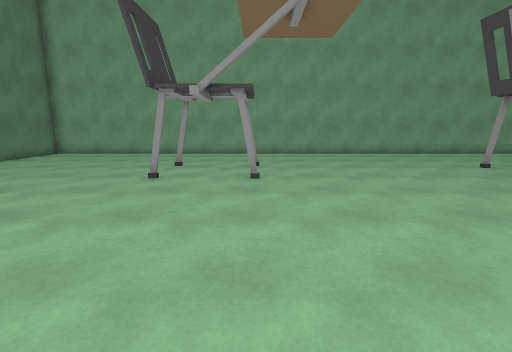
[1] (above)

24 first-person views from a walk through a 3-D level made in the Unity game engine. The camera is 1.5 m above the floor, tilts 10° down and sees 85° across. The floor is counted in squares, 1 m on a side. Each view is taken from the middle of a square. On the plan, view 1 faces up. The plan holds only what a view shows up to about 14 squares ahead; the rest is blank. The player is left out.

[2]
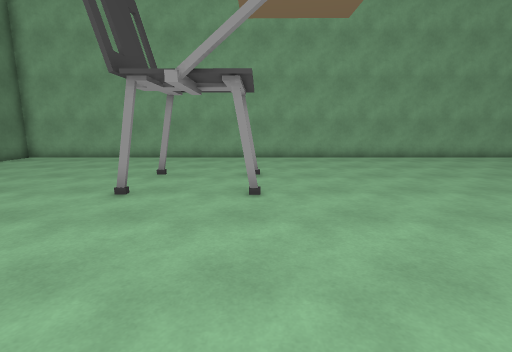

[3]
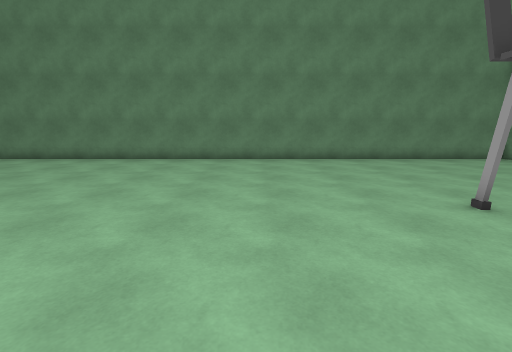

[4]
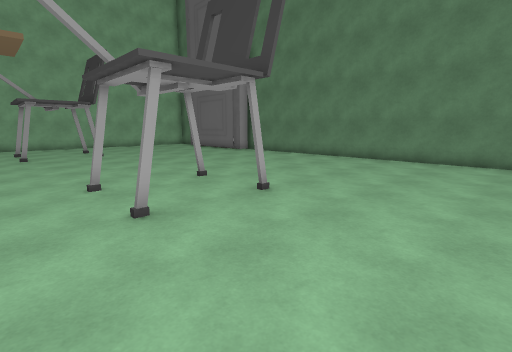

[5]
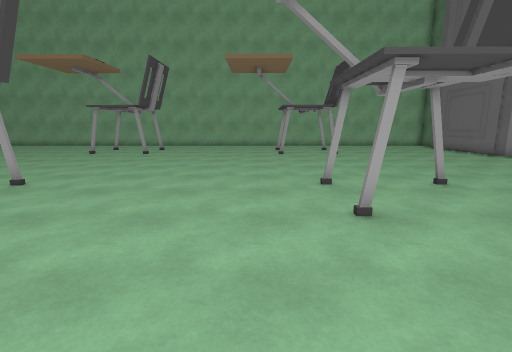

[6]
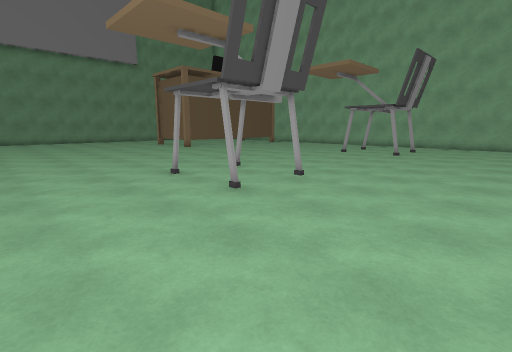

[7]
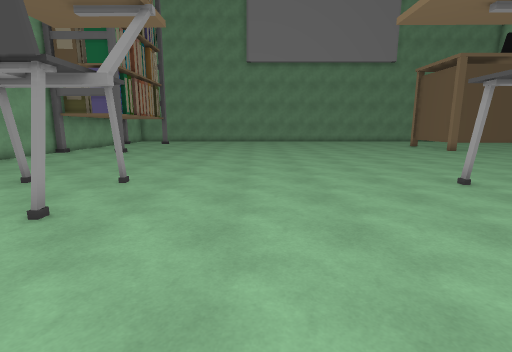

[8]
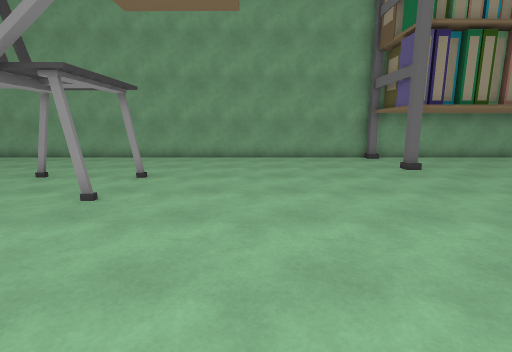

[9]
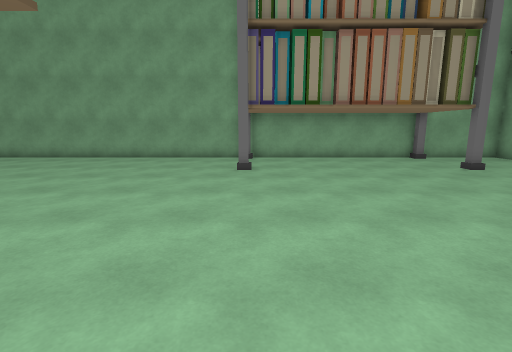

[10]
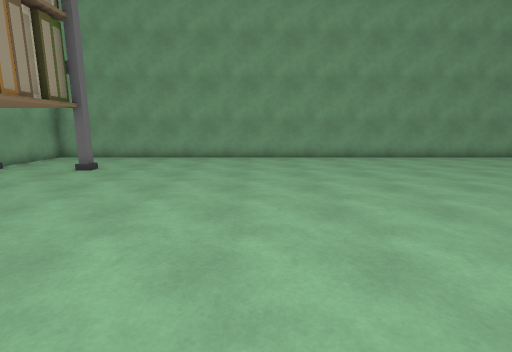

[11]
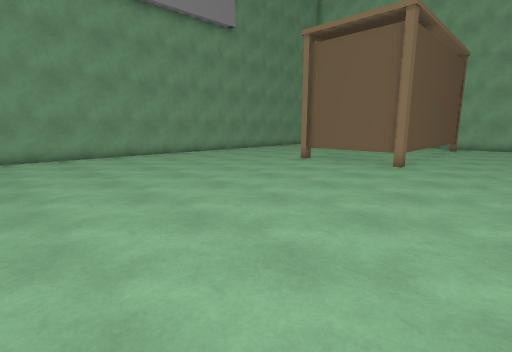

[12]
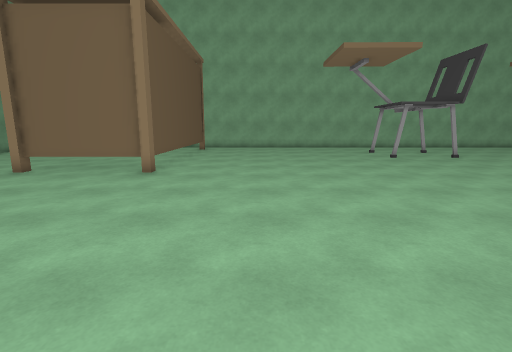

[13]
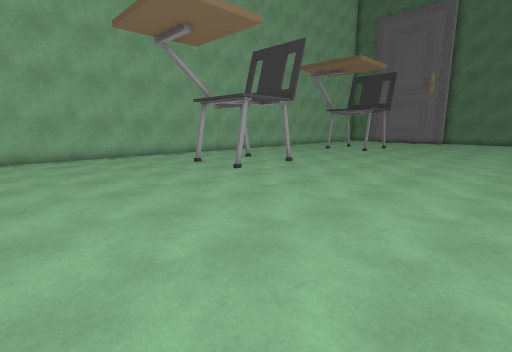

[14]
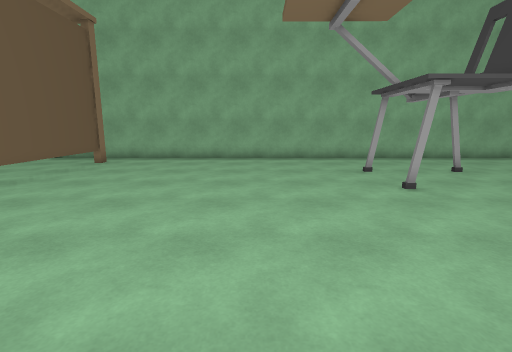

[15]
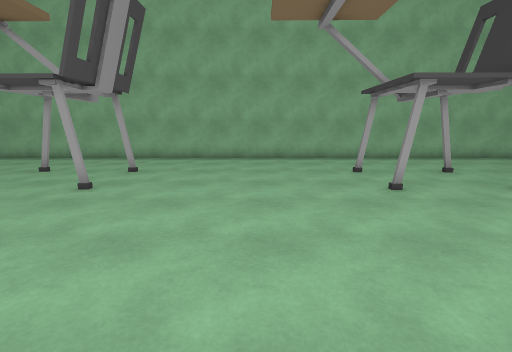

[16]
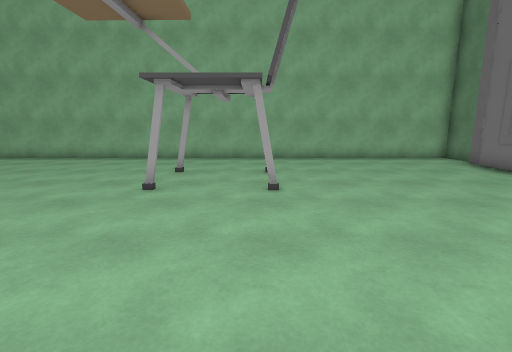

[17]
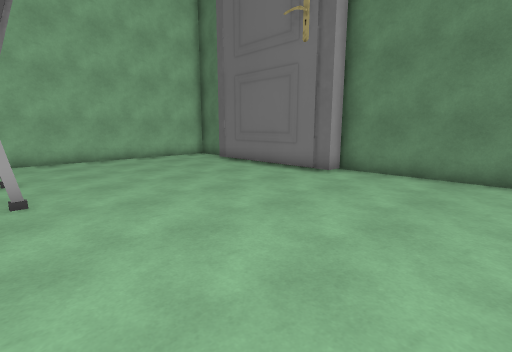

[18]
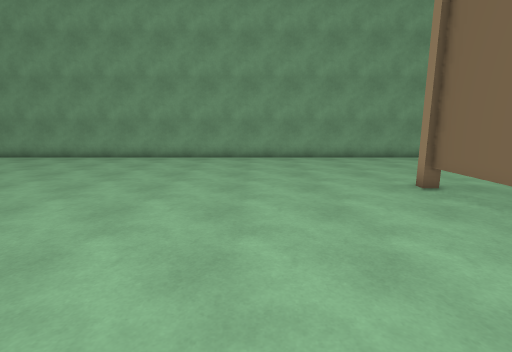

[19]
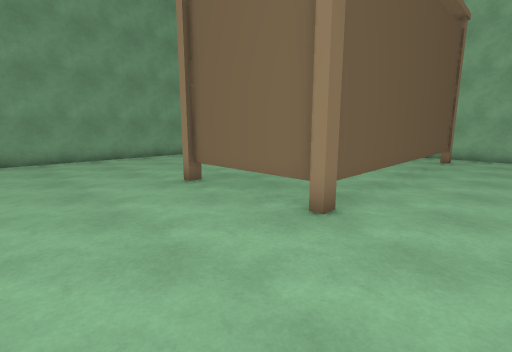

[20]
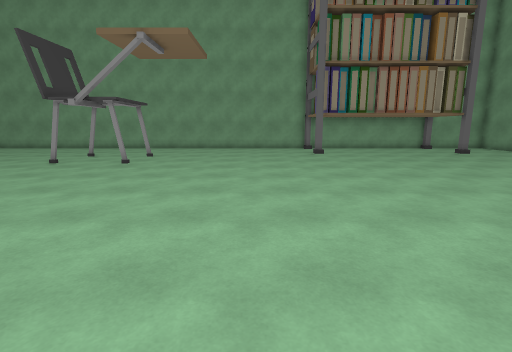

[21]
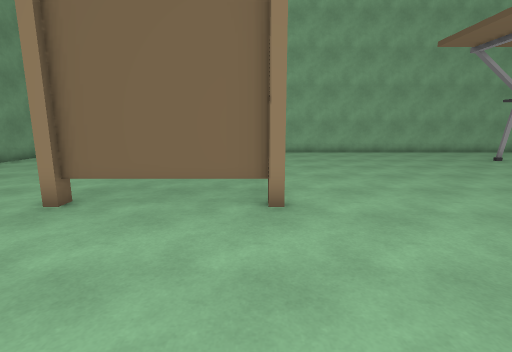

[22]
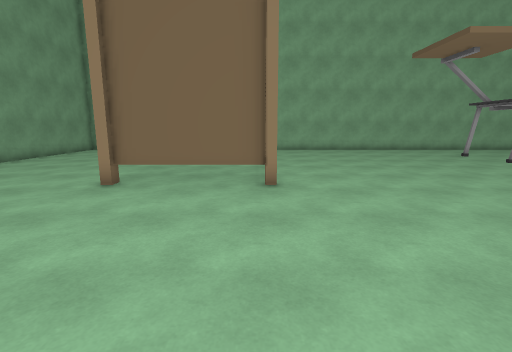

[23]
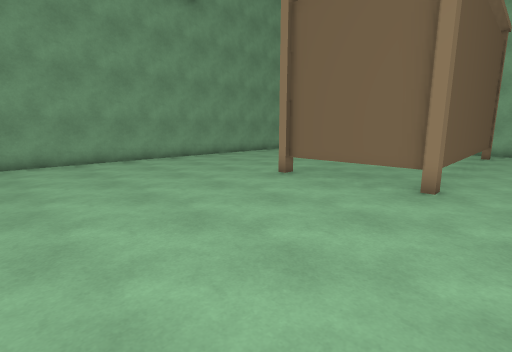

[24]
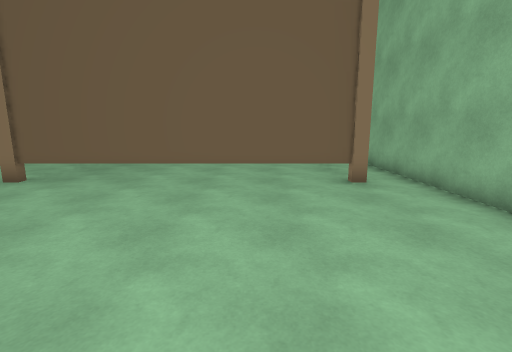

### Floor plan
Key: @ floor where view 1 was taken; # wall or solid block; . floor; ^ raised ledge; T thing the floor can be seen under or through; O other object.
Columns run from 11 left of view 1 to 33 right of it. Each row starts with its distance up from view 1.
 16 #############################################
 15 #...........................................#
 14 #...........................................#
 13 #...........................................#
 12 #...............................#.......#...#
 11 #.......O..O................................#
 10 #...................O.O.....................#
  9 #...........................................#
  8 #.......O..O........O.O.....................#
  7 #...........................................#
  6 #...........................................#
  5 #...........................................#
  4 #...........................................#
  3 #...........................................#
  2 #...........................................#
  1 #...........................................#
  0 #..........@................................#
 -1 #...........................................#
 -2 #.......O..O..........O.....................#
 -3 #...........................................#
 -4 #.......O..O.......O..O.....................#
 -5 #...........................................#
 -6 #...........................................#
 -7 #...........................................#
 -8 #................................TTTTT......#
 -9 #................................T   ^......#
-10 #................................T   ^......#
-11 #................................T    ......#
-12 ##...............................T..........#
-13  #.......O.O.......O..O..........T..........#
-14 ##...............................T...    ...#
-15 #........O.O.......O..O..........T...    ...#
-16 #................................T...      .#
-17 #................................T...       #
-18 #................................T
-19 #....................................
-20 #####################################

Positions as (right, up) in squares from view 1, and headings:
1: (0, 0), facing up
2: (0, 2), facing up
3: (2, 4), facing left
4: (2, 3), facing down-left
5: (2, 3), facing down
6: (3, 3), facing down-right
7: (4, 4), facing right
8: (15, 2), facing up
9: (21, 2), facing up
10: (19, 6), facing right
11: (18, 3), facing down-right
12: (18, 1), facing down
13: (18, -5), facing down-left
14: (15, -6), facing down
15: (4, -6), facing down
16: (-2, -6), facing down
17: (-2, -6), facing down-left
18: (19, -4), facing right
19: (19, -4), facing down-right
20: (17, -4), facing up
21: (22, -3), facing down
22: (22, -1), facing down
23: (20, -1), facing down-right
24: (14, -15), facing right
